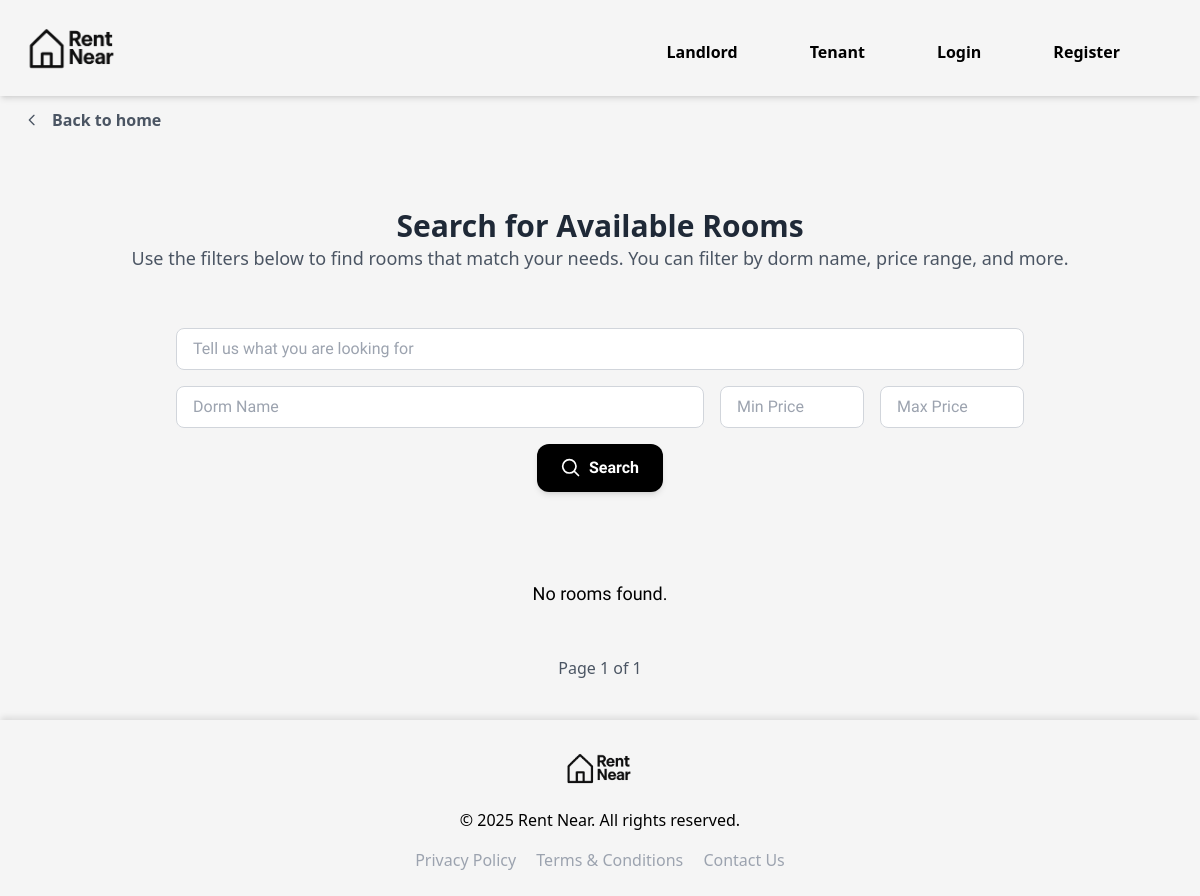
Before: /all-rooms/ with the older database file.
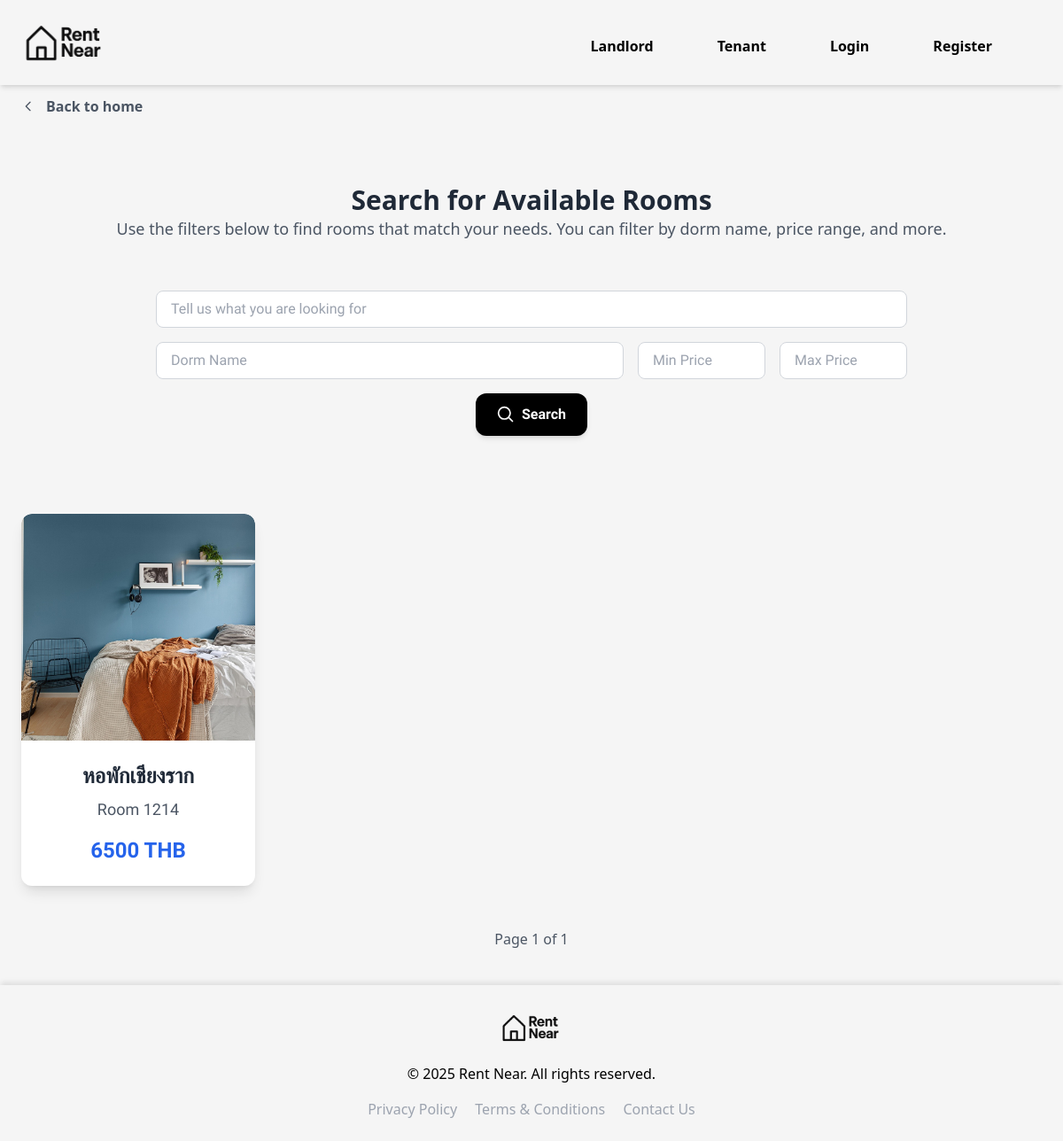
After: the same page with the newer database file.
### myapp/models.py (models this page shows, shortened)
class Room(models.Model):
    landlord = models.ForeignKey(Landlord, on_delete=models.CASCADE, related_name='rooms', null=True, blank=True)
    dorm_name = models.CharField(max_length=255)
    room_name = models.CharField(max_length=255)
    image = models.ImageField(upload_to='room_images/', blank=True, null=True)
    price = models.DecimalField(max_digits=10, decimal_places=2)
    location = models.CharField(max_length=255)
    table_count = models.PositiveIntegerField(default=0, verbose_name="table_count")
    bed_count = models.PositiveIntegerField(default=0, verbose_name="bed_count")
    chair_count = models.PositiveIntegerField(default=0, verbose_name="chair_count")
    aircon_count = models.PositiveIntegerField(default=0, verbose_name="aircon_count")
    size = models.FloatField()
    description = models.TextField(blank=True, null=True)
    available = models.BooleanField(default=True)
    created_at = models.DateTimeField(auto_now_add=True)

### myapp/views.py (the view)
# urls.py: path('all-rooms/', views.all_rooms, name='all_rooms'),
def all_rooms(request):
    rooms = Room.objects.filter(available=True)  # เริ่มจากเฉพาะห้องที่ available=True
    paginator = Paginator(rooms, 8)  # จำนวนห้องต่อหน้า
    page_number = request.GET.get('page')  # รับหมายเลขหน้าจาก query parameter
    page_obj = paginator.get_page(page_number)  # สร้างหน้า
    return render(request, 'all_rooms.html', {'page_obj': page_obj})

### myapp/templates/all_rooms.html (shortened to what this page needs)
{% load static %}
<!DOCTYPE html>
<html lang="en">
<head>
    <script src="https://cdn.tailwindcss.com"></script>
    <link href="https://unpkg.com/aos@2.3.4/dist/aos.css" rel="stylesheet">
</head>
<body class="bg-[#f5f5f5] font-sans">
    <div class="relative flex items-center justify-between p-4 bg-[#f5f5f5] bg-opacity-80 shadow-md">
        <a href="{% url 'home' %}">
            <img src="{% static 'image/logopng.png' %}" alt="Rent Near Logo" class="h-16 object-contain">
        </a>
    </div>
    <nav class="hidden lg:flex absolute top-5 right-10 z-10">
        <ul class="flex space-x-6 px-6 py-3 gap-4">
            <li>
                <a href="{% url 'room_create' %}"
                    class="flex items-center justify-center px-4 py-2 text-base font-semibold text-black hover:bg-black hover:text-white rounded-md transition duration-300">
                    Landlord
                </a>
            </li>
            <li>
                <a href="{% url 'room_create' %}"
                    class="flex items-center justify-center px-4 py-2 text-base font-semibold text-black hover:bg-black hover:text-white rounded-md transition duration-300">
                    Tenant
                </a>
            </li>
            <li>
                <a href="{% url 'room_create' %}"
                    class="flex items-center justify-center px-4 py-2 text-base font-semibold text-black hover:bg-black hover:text-white rounded-md transition duration-300">
                    Login
                </a>
            </li>
            <li>
                <a href="{% url 'room_create' %}"
                    class="flex items-center justify-center px-4 py-2 text-base font-semibold text-black hover:bg-black hover:text-white rounded-md transition duration-300">
                    Register
                </a>
            </li>
        </ul>
    </nav>
<div class="w-full">
    <a href="{% url 'home' %}"
       class="inline-block mb-6 text-sm md:text-base text-gray-600 hover:text-black  px-6 py-3 rounded-lg font-semibold transition-all duration-300 flex items-center space-x-3">
      <svg xmlns="http://www.w3.org/2000/svg" class="w-4 h-4 text-gray-600 group-hover:text-white" fill="none" viewBox="0 0 24 24" stroke="currentColor">
        <path stroke-linecap="round" stroke-linejoin="round" stroke-width="2" d="M15 19l-7-7 7-7" />
      </svg>
      <span>Back to home</span>
    </a>
  </div>
<section class="container mx-auto px-4 py-10 text-center">
    <h2 class="text-3xl font-semibold text-gray-800">Search for Available Rooms</h2>
    <p class="text-lg text-gray-600">Use the filters below to find rooms that match your needs. You can filter by
        dorm name, price range, and more.</p>
    <div class="flex justify-center mt-8">
        <form action="{% url 'home' %}" method="get"
            class="p-6 space-y-4 w-full max-w-4xl"
            style="font-family: 'Didact Gothic','Prompt', sans-serif;" data-aos="fade-up" data-aos-delay="200">
            <input type="text" name="description" placeholder="Tell us what you are looking for"
                class="w-full px-4 py-2 border border-gray-300 rounded-lg focus:outline-none focus:ring-2 focus:ring-blue-500 focus:bg-white focus:text-black"
                value="{{ request.GET.description }}" style="color: black;">
            <div class="flex flex-wrap justify-between gap-4">
                <input type="text" name="dorm_name" placeholder="Dorm Name"
                    class="flex-1 min-w-[140px] px-4 py-2 border border-gray-300 rounded-lg focus:outline-none focus:ring-2 focus:ring-blue-500 focus:bg-white focus:text-black"
                    value="{{ request.GET.dorm_name }}" style="color: black;">
                <input type="number" name="min_price" placeholder="Min Price"
                    class="w-36 px-4 py-2 border border-gray-300 rounded-lg focus:outline-none focus:ring-2 focus:ring-blue-500 focus:bg-white focus:text-black"
                    min="0" value="{{ request.GET.min_price }}" style="color: black;">
                <input type="number" name="max_price" placeholder="Max Price"
                    class="w-36 px-4 py-2 border border-gray-300 rounded-lg focus:outline-none focus:ring-2 focus:ring-blue-500 focus:bg-white focus:text-black"
                    value="{{ request.GET.max_price }}" style="color: black;">
            </div>
            <div class="flex justify-center">
                <button type="submit"
                    class="bg-black text-white font-semibold py-3 px-6 rounded-xl shadow-md hover:bg-gray-800 transition duration-300 flex items-center gap-2">
                    <svg xmlns="http://www.w3.org/2000/svg" class="h-5 w-5" fill="none" viewBox="0 0 24 24"
                        stroke="currentColor" stroke-width="2">
                        <path stroke-linecap="round" stroke-linejoin="round"
                            d="M21 21l-4.35-4.35M10 18a8 8 0 100-16 8 8 0 000 16z" />
                    </svg>
                    Search
                </button>
            </div>
        </form>
    </div>
</section>
<section class="container mx-auto p-6 w-full max-w-7xl">
    <div class="grid grid-cols-1 sm:grid-cols-2 md:grid-cols-3 lg:grid-cols-4 gap-8">
        {% for room in page_obj %}
        <a href="{% url 'room_detail' pk=room.pk %}"
            class="block bg-white shadow-lg rounded-xl overflow-hidden hover:shadow-2xl transition-all duration-300 transform hover:scale-105">
            <div class="relative">
                {% if room.image %}
                <img src="{{ room.image.url }}" alt="Room Image" class="w-full h-64 object-cover rounded-t-xl">
                {% else %}
                <div class="w-full h-64 bg-gray-300 flex items-center justify-center text-white text-lg font-semibold rounded-t-xl">
                    No Image
                </div>
                {% endif %}
            </div>
            <div class="p-6 text-center">
                <h3 class="text-2xl font-semibold text-gray-800 mb-2" style="font-family: 'Didact Gothic','Prompt', sans-serif;">{{ room.dorm_name }}</h3>
                <p class="text-lg text-gray-600 mb-4" style="font-family: 'Didact Gothic', sans-serif;">Room {{ room.room_name }}</p>
                <p class="text-2xl font-bold text-blue-600" style="font-family: 'Didact Gothic', sans-serif;">{{ room.price|floatformat:0 }} THB</p>
            </div>
        </a>
        {% empty %}
        <p class="text-center text-lg col-span-full" style="font-family: 'Didact Gothic', sans-serif;">No rooms found.</p>
        {% endfor %}
    </div>
</section>
    <div class="flex justify-center items-center space-x-4 mt-6">
        <span class="text-gray-600">Page {{ page_obj.number }} of {{ page_obj.paginator.num_pages }}</span>
    </div>
    <footer class="bg-[#f5f5f5] text-white text-center p-6 mt-10 shadow-[0_-4px_6px_-1px_rgba(0,0,0,0.1)]">
        <div class="container mx-auto">
            <div class="mb-4">
                <img src="{% static 'image/logopng.png' %}" alt="Rent Near Logo" class="h-12 mx-auto">
            </div>
            <p class="text-sm md:text-base text-black">&copy; 2025 Rent Near. All rights reserved.</p>
            <div class="mt-4 space-x-4">
                <a href="#" class="text-gray-400 hover:text-gray-200 transition duration-300">Privacy Policy</a>
                <a href="#" class="text-gray-400 hover:text-gray-200 transition duration-300">Terms & Conditions</a>
                <a href="#" class="text-gray-400 hover:text-gray-200 transition duration-300">Contact Us</a>
            </div>
        </div>
    </footer>
</body>
</html>

Changed rows visible on the page:
added Room: image (picture), dorm_name "หอพักเชียงราก", room_name "1214", price "6500"
Other visible differences:
text no longer shown: "No rooms found."
